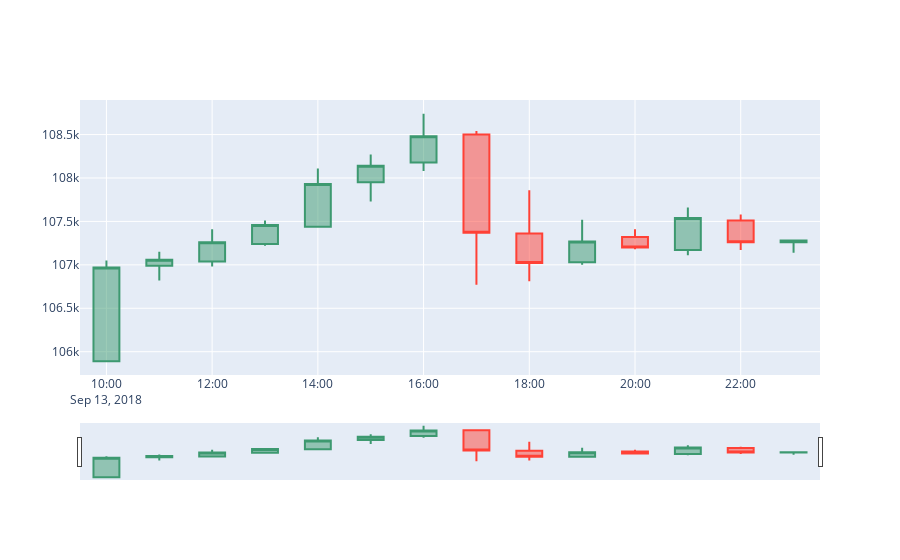

The cell this chart's notebook holds for it:
### Markdown cell above
Осталось подключить необходимую библиотеку и построить:

### Code cell
import plotly.graph_objects as go

fig = go.Figure(data=[go.Candlestick(x=d2.index,
                open=d2['open'],
                high=d2['high'],
                low=d2['low'],
                close=d2['close'])])

fig.show()
